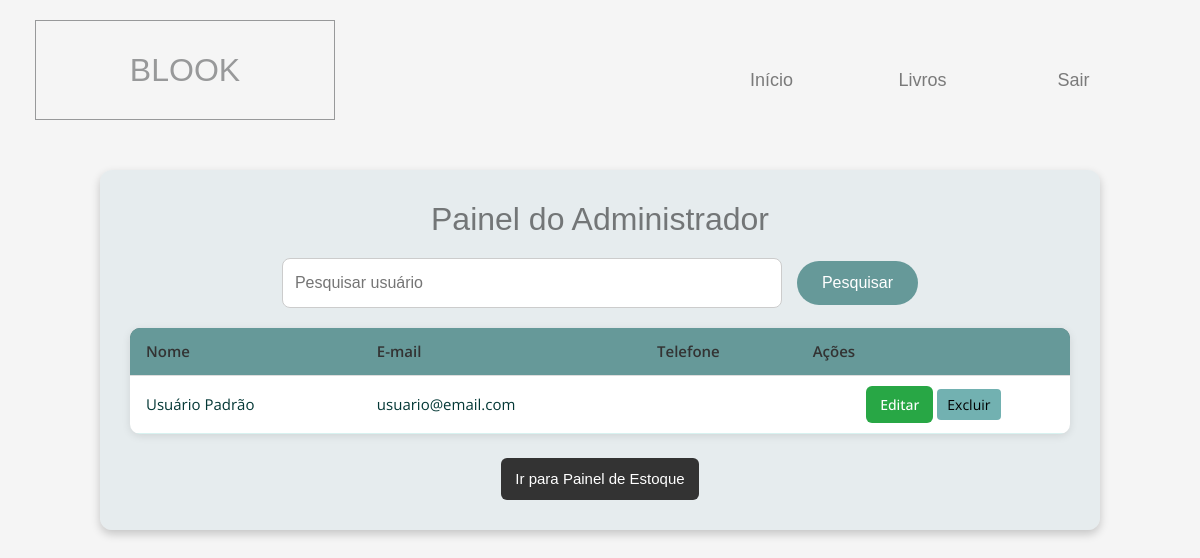
Before: /adm.php (signed in) with the older database file.
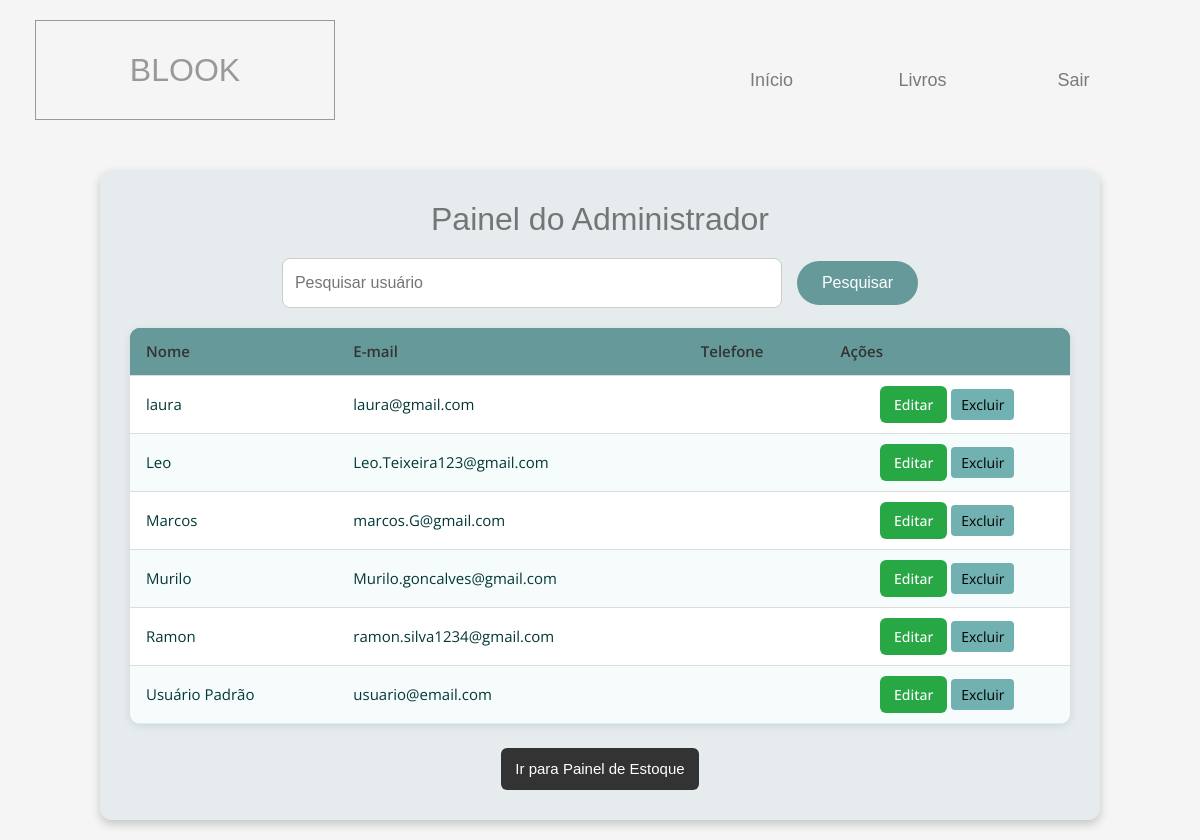
After: the same page with the newer database file.
### tables this page shows
CREATE TABLE `usuarios` (
  `id_usuario` int(11) NOT NULL,
  `nome` varchar(100) NOT NULL,
  `email` varchar(100) NOT NULL,
  `senha` varchar(255) NOT NULL,
  `telefone` varchar(20) DEFAULT NULL,
  `data_cadastro` datetime DEFAULT current_timestamp(),
  `tipo_usuario` enum('admin','leitor') NOT NULL DEFAULT 'leitor'
);

### adm.php (the view, shortened to what this page needs)
<?php
include 'cabecalho_painel.php';
$host = "localhost";
$user = "root";
$pass = "";
$db   = "biblioteca_blook";
$conn = new mysqli($host, $user, $pass, $db);
$pesquisa = isset($_GET['q']) ? trim($_GET['q']) : '';
if ($pesquisa !== '') {
    $sql = "SELECT id_usuario, nome, email, telefone FROM Usuarios
            WHERE tipo_usuario = 'leitor'
            AND (nome LIKE ? OR email LIKE ? OR telefone LIKE ?)
            ORDER BY nome ASC";
    $stmt = $conn->prepare($sql);
    $like = "%{$pesquisa}%";
    $stmt->bind_param("sss", $like, $like, $like);
    $stmt->execute();
    $result = $stmt->get_result();
} else {
    $result = $conn->query("SELECT id_usuario, nome, email, telefone FROM Usuarios
                            WHERE tipo_usuario = 'leitor'
                            ORDER BY nome ASC");
}
?>
<!DOCTYPE html>
<html lang="pt-BR">
<head>
  <link rel="stylesheet" href="css/adm.css">
</head>
<body>
<div class="container">
    <h1>Painel do Administrador</h1>
    <div class="search-box">
        <form method="GET" action="adm.php">
            <input type="text" name="q" placeholder="Pesquisar usuário"
                   value="<?= htmlspecialchars($pesquisa) ?>">
            <button class="pesquisa" type="submit">Pesquisar</button>
        </form>
    </div>
    <table>
        <thead>
        <tr>
            <th>Nome</th><th>E-mail</th><th>Telefone</th><th>Ações</th>
        </tr>
        </thead>
        <tbody>
        <?php if ($result->num_rows > 0): ?>
            <?php while ($row = $result->fetch_assoc()): ?>
                <tr>
                    <td><?= htmlspecialchars($row['nome']) ?></td>
                    <td><?= htmlspecialchars($row['email']) ?></td>
                    <td><?= htmlspecialchars($row['telefone']) ?></td>
                    <td>
                        <a href="editar_usuario.php?id_usuario=<?= $row['id_usuario'] ?>">
                            <button class="editar">Editar</button>
                        </a>
                        <form method="POST" style="display:inline"
                              onsubmit="return confirm('Excluir usuário?');">
                            <button class="excluir" name="excluir">Excluir</button>
                        </form>
                    </td>
                </tr>
            <?php endwhile; ?>
        <?php else: ?>
            <tr><td colspan="4">Nenhum usuário encontrado.</td></tr>
        <?php endif; ?>
        </tbody>
    </table>
    <div class="botao-navegacao">
      <a href="estoque.php" class="botao-voltar">Ir para Painel de Estoque</a>
    </div>
</div>
</body>
</html>

### cabecalho_painel.php (shortened to what this page needs)
<!DOCTYPE html>
<html lang="en">
  <head>
    <link rel="stylesheet" href="css/all.min.css" />
    <link rel="stylesheet" href="css/bootstrap.min.css" />
    <link rel="stylesheet" href="css/templatemo-style.css" />
    <link rel="stylesheet" href="css/dash.css" />
    <link rel="stylesheet" href="login.css">
    <link rel="stylesheet" href="css/adm.css">
    <link rel="stylesheet" href="css/editar_usuario.css">
  </head>
  <body>
    <div class="container-fluid">
      <div class="row tm-brand-row">
        <div class="col-lg-4 col-10">
          <div class="tm-brand-container">
            <div class="tm-brand-texts">
              <h1 class="text-uppercase tm-brand-name">Blook</h1>
            </div>
          </div>
        </div>
        <div class="col-lg-8 col-2 tm-nav-col">
          <div class="tm-nav">
            <nav class="navbar navbar-expand-lg navbar-light tm-navbar">
              <div class="collapse navbar-collapse" id="navbarNav">
                <ul class="navbar-nav ml-auto mr-0">
                  <li class="nav-item">
                    <a class="nav-link" href="config.php">Início</a>
                  </li>
                  <li class="nav-item">
                    <a class="nav-link" href="dashboard.php">Livros</a>
                  </li>
                  <li class="nav-item">
                    <a class="nav-link" href="login.php">Sair</a>
                  </li>
                </ul>
              </div>
            </nav>
          </div>
        </div>
      </div>

### css/templatemo-style.css (style rules this page uses)
html { scroll-behavior: smooth; }
body { font-family: "Open Sans", Arial, Helvetica, sans-serif; font-size: 18px; font-weight: 400; overflow-x: hidden; padding-top: 78px; color: #5f6061; }
a, button { transition: all 0.3s ease; }
input { padding: 13px 20px; }
ul { margin: 0; padding: 0; }
.container-fluid { max-width: 1430px; }
.tm-brand-row { padding-bottom: 30px; }
.tm-brand-name { color: #98999a; width: 300px; height: 100px; border: 1px solid #98999a; display: flex; align-items: center; justify-content: center; }
.tm-nav-col { display: flex; align-items: center; justify-content: flex-end; }
.navbar-expand-lg .navbar-nav .nav-link { width: 101px; height: 52px; border: 1px solid transparent; text-align: center; margin-left: 25px; margin-right: 25px; display: flex; justify-content: center; align-items: center; }

### css/dash.css (style rules this page uses)
table { width: 100%; border-collapse: collapse; font-family: "Open Sans", Arial, Helvetica, sans-serif; font-size: 15px; color: #043836; background-color: #ffffff; border-radius: 8px; overflow: hidden; }
table thead { background-color: #496b6b; color: #ffffff; }
table thead th { padding: 12px 16px; text-align: left; font-weight: 600; }
table tbody tr { border-bottom: 1px solid rgba(63, 191, 180, 0.2); transition: background 0.2s ease; }
table tbody tr:nth-child(even) { background-color: rgba(63, 191, 180, 0.05); }
table td { padding: 10px 16px; }
table td:last-child { text-align: center; font-weight: 600; color: #669999; }

### css/adm.css (style rules this page uses)
body { background-color: #f5f5f5; font-family: Arial, sans-serif; margin: 0; padding: 20px; }
.botao-navegacao { display: flex; justify-content: center; margin-top: 24px; }
.botao-voltar { display: inline-block; background-color: #669999; color: #fff; padding: 10px 22px; border-radius: 6px; font-size: 15px; font-weight: 500; text-decoration: none; transition: 0.25s ease; }
.editar { background-color: #3b82f6; color: #fff; border: none; border-radius: 6px; padding: 10px 22px; font-size: 15px; font-weight: 500; transition: background .25s, transform .15s; cursor: pointer; }
.container { max-width: 1000px; margin: auto; background: #d7e2e77e; padding: 30px; border-radius: 12px; box-shadow: 0 4px 10px rgba(0,0,0,0.2); }
h1 { text-align: center; color: rgba(0,0,0,.5); font-size: 32px; margin-bottom: 20px; }
.search-box { text-align: center; margin-bottom: 20px; }
.search-box input { padding: 10px 15px; width: 70%; max-width: 500px; border: 1px solid #ccc; border-radius: 25px; font-size: 16px; transition: border-color 0.3s; }
button.pesquisa { background-color: #669999; color: white; border: none; border-radius: 50px; padding: 10px 25px; font-size: 16px; cursor: pointer; margin-left: 10px; transition: background-color 0.3s, transform 0.2s; }
table { width: 100%; border-collapse: collapse; background: white; border-radius: 10px; overflow: hidden; box-shadow: 0 2px 8px rgba(0,0,0,0.1); }
th, td { padding: 12px; text-align: left; }
th { background: #669999; color: #333; }
td { border-top: 1px solid #ddd; }
.editar { background: #ade2e2; color: black; }
.excluir { background: #72b1b1; color: black; }
button.excluir { background-color: #72b1b1; color: black; border: none; padding: 5px 10px; cursor: pointer; border-radius: 4px; }
button, .pesquisa, .excluir, .editar { padding: 8px 14px; border: none; border-radius: 6px; cursor: pointer; font-size: 14px; transition: 0.2s ease; }
.pesquisa { background: #0066ff; color: white; }
.editar { background: #28a745; color: white; }
.excluir { background: #dc3545; color: white; }
.botao-voltar { display: inline-block; background: #333; color: #fff; padding: 10px 14px; border-radius: 6px; text-decoration: none; transition: 0.2s; }

### css/editar_usuario.css (style rules this page uses)
body { background-color: #f5f5f5; font-family: Arial, sans-serif; margin: 0; padding: 20px; }
h1 { text-align: center; color: rgba(0, 0, 0, 0.6); font-size: 30px; margin-bottom: 25px; }
form input[type="text"], form input[type="email"], form select { width: 100%; padding: 12px; border: 1px solid #ccc; border-radius: 8px; font-size: 16px; box-sizing: border-box; transition: border-color 0.3s; }

Changed rows visible on the page:
added usuarios: nome "laura", email "laura@gmail.com"
added usuarios: nome "Leo", email "Leo.Teixeira123@gmail.com"
added usuarios: nome "Marcos", email "marcos.G@gmail.com"
added usuarios: nome "Murilo", email "Murilo.goncalves@gmail.com"
added usuarios: nome "Ramon", email "ramon.silva1234@gmail.com"
